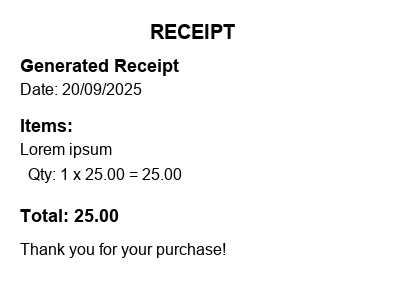
#> input picture uploads/receipt-1758360585775.png, 400 x 285 px
$ python receipt_scanner.py uploads/receipt-1758360585775.png
#> lines starting #> are read from the running program, lines starting #| are printed output that depends on the picture; after the words box and inside, x2 and y2 are one past the last pixel; in counts of white or black regions, pixels touching at a corner belong together
import cv2
import pytesseract
import re
import sys
import json
import os
from typing import Dict, List, Optional, Union

# Configure Tesseract OCR path for Windows
if os.name == 'nt':  # Windows
    pytesseract.pytesseract.tesseract_cmd = r'C:\Program Files\Tesseract-OCR\tesseract.exe'

def preprocess_image(path):
    # Check if file exists
#> called with path = 'uploads/receipt-1758360585775.png'
    if not os.path.exists(path):
        raise FileNotFoundError(f"Image file not found: {path}")

    img = cv2.imread(path)
#> img is the input picture: shape (285, 400, 3); min 0, max 255, mean 245.7
    if img is None:
        raise ValueError(f"Could not read image: {path}")

    # Try different preprocessing techniques for better OCR
    gray = cv2.cvtColor(img, cv2.COLOR_BGR2GRAY)

    # Apply Gaussian blur to reduce noise
    blurred = cv2.GaussianBlur(gray, (3, 3), 0)
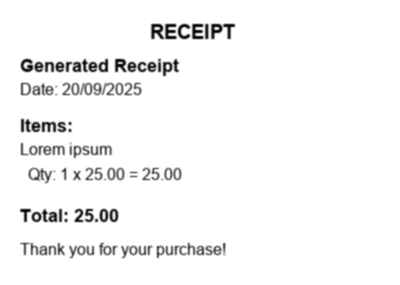
#> blurred: shape (285, 400); min 0, max 255, mean 245.7

    # Apply adaptive thresholding for better text separation
    thresh = cv2.adaptiveThreshold(blurred, 255, cv2.ADAPTIVE_THRESH_GAUSSIAN_C, cv2.THRESH_BINARY, 11, 2)
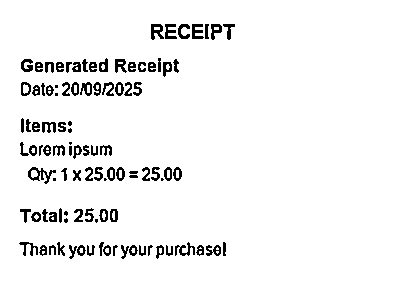
#> thresh: shape (285, 400); 94.8% white; black in thin lines or dots, all inside (x1, y1, x2, y2) = (19, 24, 235, 259)

    # Try additional preprocessing for better OCR
    kernel = cv2.getStructuringElement(cv2.MORPH_RECT, (1, 1))
    morph = cv2.morphologyEx(thresh, cv2.MORPH_CLOSE, kernel)

    return morph

# [8 lines left out: function detect_currency, not called in this run]

def extract_text(img):
    # Try multiple OCR configurations for better accuracy
    configs = [
        "--oem 3 --psm 6",  # Default
        "--oem 1 --psm 6",  # LSTM only
        "--oem 3 --psm 4",  # Assume single column
        "--oem 3 --psm 3",  # Fully automatic page segmentation
    ]

    best_text = ""

    for config in configs:
        try:
            # Get text with confidence
            text = pytesseract.image_to_string(img, config=config)
            if len(text) > len(best_text):  # Simple heuristic for better text
                best_text = text
        except:
            continue
#> after the loop, best_text = ''

    return best_text if best_text else pytesseract.image_to_string(img, config="--oem 3 --psm 6")

# [314 lines left out: functions split_sections, is_valid_item_description, parse_items, parse_totals, clean_header, not called in this run]

def main():
    if len(sys.argv) < 2:
        print("Usage: python receipt_scanner.py <image>")
        sys.exit(1)

    try:
        img = preprocess_image(sys.argv[1])
        text = extract_text(img)

        lines = [l.strip() for l in text.splitlines() if l.strip()]
        header, items, totals, footer = split_sections(lines)

        header = clean_header(header)

        shop_name = header[0] if header else ""
        shop_address = header[1:] if len(header) > 1 else []

        # Parse totals first to determine receipt currency
        totals_parsed = parse_totals(totals)
        receipt_currency = totals_parsed.get("currency")

        # Parse items with the determined receipt currency
        items_parsed = parse_items(items, receipt_currency)

        # If we still don't have a currency, try to detect from items or use default
        if not receipt_currency and items_parsed:
            # Use the currency from the first item
            receipt_currency = items_parsed[0]["currency"]
            totals_parsed["currency"] = receipt_currency
        elif not receipt_currency:
            # Default to USD for restaurant receipts
            receipt_currency = "USD"
            totals_parsed["currency"] = receipt_currency
            # Update items to use the consistent currency
            for item in items_parsed:
                item["currency"] = receipt_currency

        result = {
            "shop_name": shop_name,
            "shop_address": shop_address,
            "items": items_parsed,
            "total": totals_parsed,
            "footer": footer
        }

        # Output JSON result with proper encoding
        json_output = json.dumps(result, indent=2, ensure_ascii=False)
        print(json_output)

        # Also save to file for debugging
        with open("receipt_output.json", "w", encoding="utf-8") as f:
            f.write(json_output)

    except Exception as e:
        error_result = {
            "error": str(e),
            "type": type(e).__name__
        }
        print(json.dumps(error_result), file=sys.stderr)
        sys.exit(1)

if __name__ == "__main__":
    main()
#> (the call stopped at in extract_text, `text = pytesseract.image_to_string(img, config=config)`: pytesseract is not available in this run)
